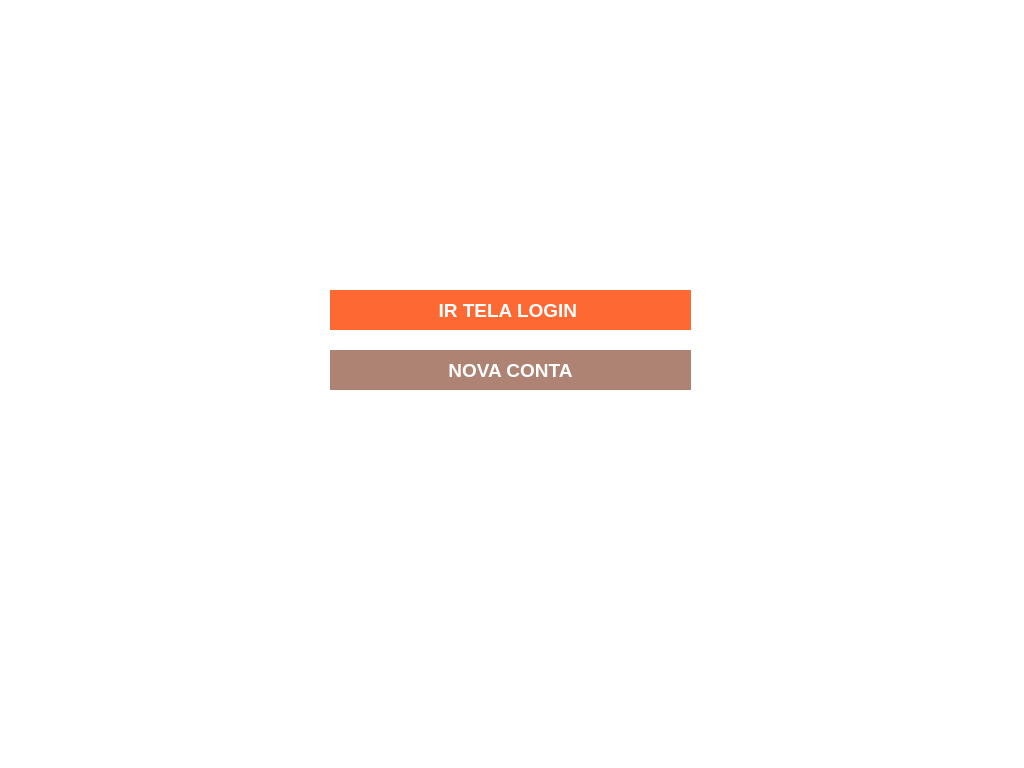
<?xml version="1.0" encoding="UTF-8"?>
<ui version="4.0">
 <class>MainWindow</class>
 <widget class="QMainWindow" name="MainWindow">
  <property name="geometry">
   <rect>
    <x>0</x>
    <y>0</y>
    <width>1024</width>
    <height>768</height>
   </rect>
  </property>
  <property name="windowTitle">
   <string>MainWindow</string>
  </property>
  <property name="styleSheet">
   <string notr="true">background-color: rgb(255, 255, 255);</string>
  </property>
  <widget class="QWidget" name="centralwidget">
   <widget class="QPushButton" name="pushButton">
    <property name="geometry">
     <rect>
      <x>330</x>
      <y>290</y>
      <width>361</width>
      <height>40</height>
     </rect>
    </property>
    <property name="font">
     <font>
      <family>Microsoft YaHei UI</family>
      <pointsize>14</pointsize>
      <bold>true</bold>
     </font>
    </property>
    <property name="cursor">
     <cursorShape>PointingHandCursor</cursorShape>
    </property>
    <property name="styleSheet">
     <string notr="true">background-color: rgb(254, 104, 50);
border-style: outset;
color:rgb(255, 255, 255)</string>
    </property>
    <property name="text">
     <string>IR TELA LOGIN </string>
    </property>
   </widget>
   <widget class="QPushButton" name="btnNovaConta">
    <property name="geometry">
     <rect>
      <x>330</x>
      <y>350</y>
      <width>361</width>
      <height>40</height>
     </rect>
    </property>
    <property name="font">
     <font>
      <family>Microsoft YaHei UI</family>
      <pointsize>14</pointsize>
      <bold>true</bold>
     </font>
    </property>
    <property name="cursor">
     <cursorShape>PointingHandCursor</cursorShape>
    </property>
    <property name="styleSheet">
     <string notr="true">background-color: rgb(175, 131, 115);
border-style: outset;
color:rgb(255, 255, 255)</string>
    </property>
    <property name="text">
     <string>NOVA CONTA</string>
    </property>
   </widget>
  </widget>
  <widget class="QMenuBar" name="menubar">
   <property name="geometry">
    <rect>
     <x>0</x>
     <y>0</y>
     <width>1024</width>
     <height>21</height>
    </rect>
   </property>
  </widget>
  <widget class="QStatusBar" name="statusbar"/>
 </widget>
 <resources/>
 <connections/>
</ui>
